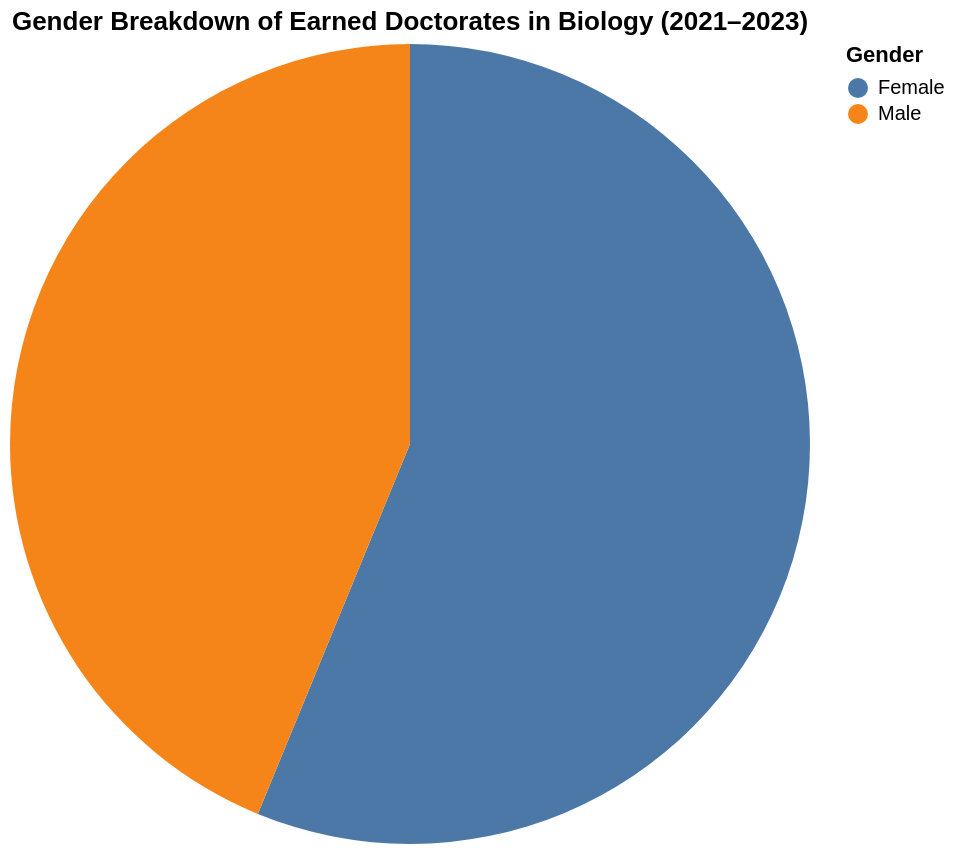

The notebook cell saved with this chart:
### Code cell
#|code-fold: true
import pandas as pd
import altair as alt


df = pd.read_csv("filtered_data.csv")

majors = [
'26.01 - Biology, General.'
]


gender_df = df[df["Major"].isin(majors)]


gender_agg = (
    gender_df.groupby("Sex")["Awards/Degrees Conferred"]
    .sum()
    .reset_index()
)


pie_chart = alt.Chart(gender_agg).mark_arc().encode(
    theta=alt.Theta(field="Awards/Degrees Conferred", type="quantitative"),
    color=alt.Color(field="Sex", type="nominal", legend=alt.Legend(title="Gender")),
    tooltip=["Sex", "Awards/Degrees Conferred"]
).properties(
    title="Gender Breakdown of Earned Doctorates in Biology (2021–2023)",
    width=400,
    height=400
)

pie_chart

### Figure 1 — Vega-Lite specification as saved in the notebook (floating-point values rounded to 4 significant figures)
{"config": {"view": {"continuousWidth": 300, "continuousHeight": 300}}, "data": {"name": "data-3e92fc649966b2ee9b181d2c1187f79f"}, "mark": {"type": "arc"}, "encoding": {"color": {"field": "Sex", "legend": {"title": "Gender"}, "type": "nominal"}, "theta": {"field": "Awards/Degrees Conferred", "type": "quantitative"}, "tooltip": [{"field": "Sex", "type": "nominal"}, {"field": "Awards/Degrees Conferred", "type": "quantitative"}]}, "height": 400, "title": "Gender Breakdown of Earned Doctorates in Biology (2021–2023)", "width": 400, "$schema": "https://vega.github.io/schema/vega-lite/v5.14.1.json", "datasets": {"data-3e92fc649966b2ee9b181d2c1187f79f": [{"Sex": "Female", "Awards/Degrees Conferred": 2145}, {"Sex": "Male", "Awards/Degrees Conferred": 1671}]}}
